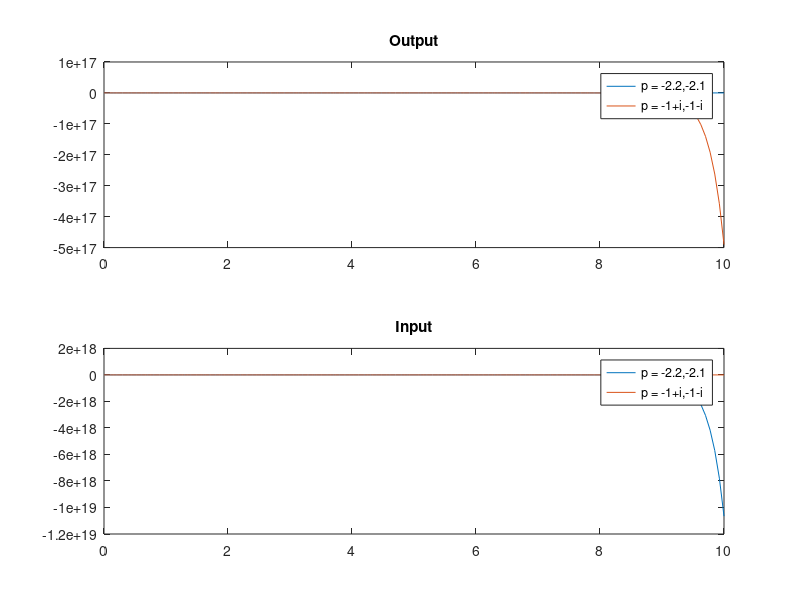

Write MATLAB code to recreate this figure.
% Övning 9.14ab
% Linnea Persson 2017
% laperss@kth.se

clear all;
s = tf('s');
Gtf = 1/(s*(s+1));

[A, B, C, D] = tf2ss(Gtf.num{1}, Gtf.den{1});
Gss = ss(A, B, C, D);

% STATE SPACE REPRESENTATION:
%   A = 
%        x1  x2
%    x1  -1   0
%    x2   1   0
%  
%   B = 
%        u1
%    x1   1
%    x2   0
%  
%   C = 
%        x1  x2
%    y1   0   1

% We know that Y = x2 => x2 is the motor angle. 
% dot(x2) = x1        => x1 is the angular velocity.  

%% Poles at (-2.1,-2.2)
% (s+2.2)*(s+s.1) = s^2 + 4.3 s + 4.62
% eig(A-B*L) = lambda^2 + (1+l1)lambda + l2
L1 = [3.3, 4.62]

% Or just use: 
% L = place( A, B, [ -2.2 -2.1 ] );

Gc1 = ss(A-B*L1, B, C, 0 );
l0_1 = 1 / dcgain(Gc1);
Gc1 = Gc1*l0_1;

%% Poles at -1 +- i
L2 = place( A, B, [-1+i, -1-i] );

Gc2 = ss(A-B*L2, B, C, 0 );
l0_2 = 1 / dcgain(Gc2);
Gc2 = Gc2*l0_2;

[y1, t1, x1] = step(Gc1, 10);
[y2, t2, x2] = step(Gc2, 10);

u1 = l0_1 - L1*x1';
u2 = l0_2 - L2*x2';
%% Plot to show the difference 
figure; 
subplot(2,1,1);
plot(t2,y2);
hold on;
plot(t1,y1);
legend('p = {-2.2,-2.1}','p = {-1+i,-1-i}')
title('Output')

subplot(2,1,2);
plot(t1,u1);
hold on;
plot(t2,u2);
legend('p = {-2.2,-2.1}','p = {-1+i,-1-i}')
title('Input')

% The second system has a smaller input but similar performance!
